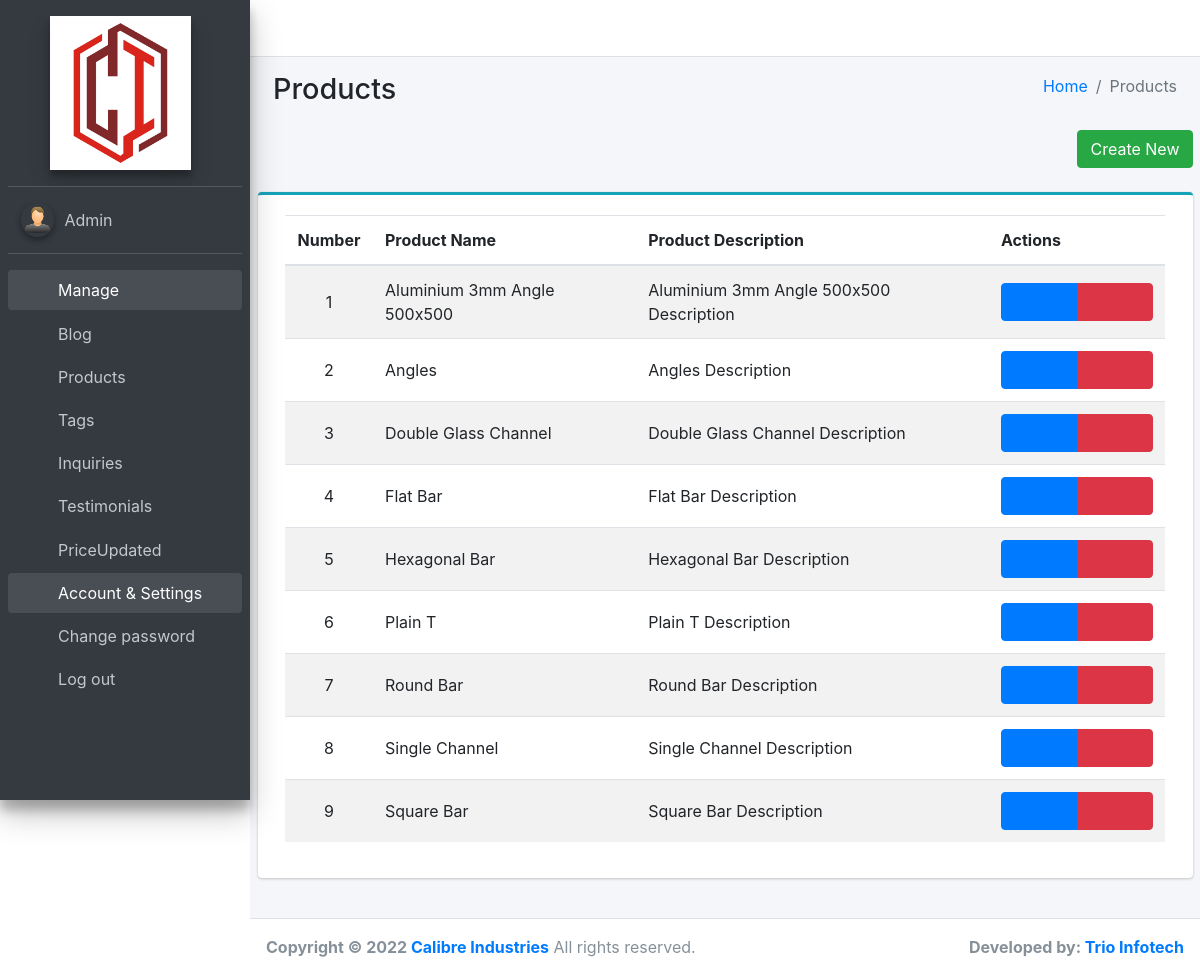
The page /admin/products/index.php (signed in) on the database its author committed.
### tables this page shows
CREATE TABLE `products` (
  `Id` int(11) NOT NULL,
  `Name` varchar(200) NOT NULL,
  `Description` varchar(2000) NOT NULL,
  `ImageName` varchar(300) NOT NULL
);

### includes/init.php (called while the page is built, shortened)
<?php
$connection = new PDO("mysql:host=localhost;port=3306;dbname=Calibre", "root", "");
function urlOf($path)
{
    return BASE_URL . '/' . $path;
}
function select($query, $params = null)
{
    global $connection;
    $statement = $connection->prepare($query);
    $statement->execute($params);
    $rows = $statement->fetchAll(PDO::FETCH_ASSOC);
    return $rows;
}

### admin/products/index.php (the view, shortened to what this page needs)
<?php
require("../../includes/init.php");
$rows = select("SELECT `Id`, `Name`, `Description` FROM `Products`");
require(pathOf('admin/includes/header.php'));
require(pathOf('admin/includes/nav.php'));
require(pathOf('admin/includes/sidebar.php'));
?>
<div class="content-wrapper">
    <div class="container">
        <section class="content-header">
            <div class="container-fluid">
                <div class="row mb-2">
                    <div class="col-sm-6">
                        <h1>Products</h1>
                    </div>
                    <div class="col-sm-6">
                        <ol class="breadcrumb float-sm-right">
                            <li class="breadcrumb-item"><a href="<?= urlOf('admin/') ?>">Home</a></li>
                            <li class="breadcrumb-item active">Products</li>
                        </ol>
                    </div>
                </div>
            </div>
        </section>
        <section class="content">
            <div class="row">
                <div class="col" style="text-align: end">
                    <a role="button" class="btn btn-success" href="<?= urlOf('admin/products/create.php') ?>">Create New</a>
                </div>
            </div>
            <div class="row">&nbsp;</div>
            <div class="card card-outline card-info">
                <div class="card-body">
                    <div class="col col-md-12">
                        <table class="table table-striped product-list">
                            <thead>
                                <tr>
                                    <th class="number">Number</th>
                                    <th class="name">Product Name</th>
                                    <th class="description hide-on-small">Product Description</th>
                                    <th class="actions">Actions</th>
                                </tr>
                            </thead>
                            <tbody>
                                <?php for ($i = 0; $i < count($rows); $i++) {
                                    $id = $rows[$i]['Id']; ?>
                                    <tr>
                                        <td class="number"><?= $i + 1 ?></td>
                                        <td class="name"><?= $rows[$i]['Name'] ?></td>
                                        <td class="description hide-on-small"><?= $rows[$i]['Description'] ?></td>
                                        <td class="actions">
                                            <div class="btn-group d-none d-lg-flex" role="group" aria-label="Actions">
                                                <a role="button" class="btn btn-primary" href="<?= urlOf("admin/products/edit.php?id=$id") ?>" data-toggle="tooltip" data-placement="bottom" title="Edit">
                                                    <i class="far fa-edit"></i>
                                                </a>
                                                <a role="button" class="btn btn-danger" onclick="showDeleteProductConfirmation(<?= $rows[$i]['Id'] ?>)" data-toggle="tooltip" data-placement="bottom" title="Delete">
                                                    <i class="far fa-trash-alt"></i>
                                                </a>
                                            </div>
                                        </td>
                                    </tr>
                                <?php } ?>
                            </tbody>
                        </table>
                    </div>
                </div>
            </div>
            <br>
        </section>
    </div>
</div>
<?php
require(pathOf('admin/includes/footer-part1.php'));
?>
<?php
require(pathOf('admin/includes/footer-part2.php'));
?>

### admin/includes/header.php (shortened to what this page needs)
<!DOCTYPE html>
<html lang="en">
<head>
  <link rel="stylesheet" href="<?= urlOf('admin/css/fonts.css'); ?>">
  <link rel="stylesheet" href="<?= urlOf('admin/css/ionicons.min.css'); ?>">
  <link rel="stylesheet" href="<?= urlOf('admin/plugins/fontawesome-free/css/all.min.css'); ?>">
  <link rel="stylesheet" href="<?= urlOf('admin/plugins/tempusdominus-bootstrap-4/css/tempusdominus-bootstrap-4.min.css'); ?>">
  <link rel="stylesheet" href="<?= urlOf('admin/plugins/icheck-bootstrap/icheck-bootstrap.min.css'); ?>">
  <link rel="stylesheet" href="<?= urlOf('admin/plugins/jqvmap/jqvmap.min.css'); ?>">
  <link rel="stylesheet" href="<?= urlOf('admin/css/adminlte.min.css'); ?>">
  <link rel="stylesheet" href="<?= urlOf('admin/plugins/overlayScrollbars/css/OverlayScrollbars.min.css'); ?>">
  <link rel="stylesheet" href="<?= urlOf('admin/plugins/daterangepicker/daterangepicker.css'); ?>">
  <link rel="stylesheet" href="<?= urlOf('admin/plugins/summernote/summernote-bs4.min.css'); ?>">
  <link rel="stylesheet" href="<?= urlOf('admin/css/app.css'); ?>">
</head>

### admin/includes/nav.php (shortened to what this page needs)
<body class="hold-transition sidebar-mini layout-fixed">
    <div class="wrapper">
        <nav class="main-header navbar navbar-expand navbar-white navbar-light">
            <ul class="navbar-nav bar-menu">
                <li class="nav-item">
                    <a class="nav-link" data-widget="pushmenu" href="#" role="button"><i class="fas fa-bars"></i></a>
                </li>
            </ul>
            <ul class="navbar-nav ml-auto">
                <li class="nav-item">
                    <a class="nav-link" data-widget="fullscreen" href="#" role="button">
                        <i class="fas fa-expand-arrows-alt"></i>
                    </a>
                </li>
            </ul>
        </nav>

### admin/includes/sidebar.php
<aside class="main-sidebar sidebar-dark-primary elevation-4">
    <div class="sidebar">
        <div class="user-panel mt-3 pb-3 mb-3 d-flex justify-content-center">
            <a href="<?= urlOf('admin') ?>" class="text-center">
                <img src="<?= urlOf('assets/images/logo-with-bg.png') ?>?<?= time() ?>" alt="Logo" class="brand-image elevation-3" id="brand-logo">
                <span class="brand-text font-weight-light"> </span>
            </a>
        </div>
        <?php if (isset($_SESSION['LoggedInUserId'])) { ?>
            <div class="user-panel mt-3 pb-3 mb-3 d-flex">
                <div class="image">
                    <img src="<?= urlOf('assets/images/user.png') ?>?<?= time() ?>" class="img-circle elevation-2" alt="User Image">
                </div>
                <div class="info">
                    <a href="#" class="d-block">Admin</a>
                </div>
            </div>
            <nav class="mt-2">
                <ul class="nav nav-pills nav-sidebar flex-column" data-widget="treeview" role="menu" data-accordion="false">
                    <li class="nav-item menu-open">
                        <a href="#" class="nav-link">
                            <i class="nav-icon fas fa-table"></i>
                            <p>
                                Manage
                                <i class="fas fa-angle-left right"></i>
                            </p>
                        </a>
                        <ul class="nav nav-treeview">
                            <li class="nav-item">
                                <a href="<?= urlOf('admin/blog') ?>" class="nav-link">
                                    <i class="far fa-circle nav-icon"></i>
                                    <p>Blog</p>
                                </a>
                            </li>
                            <li class="nav-item">
                                <a href="<?= urlOf('admin/products') ?>" class="nav-link">
                                    <i class="far fa-circle nav-icon"></i>
                                    <p>Products</p>
                                </a>
                            </li>
                            <li class="nav-item">
                                <a href="<?= urlOf('admin/tags') ?>" class="nav-link">
                                    <i class="far fa-circle nav-icon"></i>
                                    <p>Tags</p>
                                </a>
                            </li>
                            <li class="nav-item">
                                <a href="<?= urlOf('admin/inquiries') ?>" class="nav-link">
                                    <i class="far fa-circle nav-icon"></i>
                                    <p>Inquiries</p>
                                </a>
                            </li>
                            <li class="nav-item">
                                <a href="<?= urlOf('admin/testimonial') ?>" class="nav-link">
                                    <i class="far fa-circle nav-icon"></i>
                                    <p>Testimonials</p>
                                </a>
                            </li>
                            <li class="nav-item">
                                <a href="<?= urlOf('admin/updatedprice') ?>" class="nav-link">
                                    <i class="far fa-circle nav-icon"></i>
                                    <p>PriceUpdated</p>
                                </a>
                            </li>
                        </ul>
                    </li>
                    <li class="nav-item menu-open">
                        <a href="#" class="nav-link">
                            <i class="nav-icon fas fa-table"></i>
                            <p>
                                Account & Settings
                                <i class="fas fa-angle-left right"></i>
                            </p>
                        </a>
                        <ul class="nav nav-treeview">
                            <li class="nav-item">
                                <a href="<?= urlOf('admin/change-password.php') ?>" class="nav-link">
                                    <i class="far fa-circle nav-icon"></i>
                                    <p>Change password</p>
                                </a>
                            </li>
                            <li class="nav-item">
                                <a href="<?= urlOf('admin/logout.php') ?>" class="nav-link">
                                    <i class="far fa-circle nav-icon"></i>
                                    <p>Log out</p>
                                </a>
                            </li>
                        </ul>
                    </li>
                </ul>
            </nav>
        <?php } ?>
    </div>
</aside>

### admin/includes/footer-part1.php
<footer class="main-footer">
  <strong>Copyright &copy; 2022 <a href="<?= urlOf('../') ?>">Calibre Industries</a></strong>
  All rights reserved.
  <div class="float-right d-none d-sm-inline-block">
    <b>Developed by: <a href="http://trioinfotech.in">Trio Infotech</a></b>
  </div>
</footer>
</div>

### admin/includes/footer-part2.php
</body>
</html>

### admin/css/app.css (style rules this page uses)
.blog-list .number, .product-list .number { text-align: center; width: 10%; }
.blog-list .actions, .product-list .actions { width: 20%; }
.blog-list td, .product-list td, .blog-list th, .product-list th { vertical-align: middle !important; }
#brand-logo { width: 60%; }

### rows shown on the page
products: Name "Aluminium 3mm Angle 500x500", Description "Aluminium 3mm Angle 500x500 Description"
products: Name "Angles", Description "Angles Description"
products: Name "Double Glass Channel", Description "Double Glass Channel Description"
products: Name "Flat Bar", Description "Flat Bar Description"
products: Name "Hexagonal Bar", Description "Hexagonal Bar Description"
products: Name "Plain T", Description "Plain T Description"
products: Name "Round Bar", Description "Round Bar Description"
products: Name "Single Channel", Description "Single Channel Description"
products: Name "Square Bar", Description "Square Bar Description"
